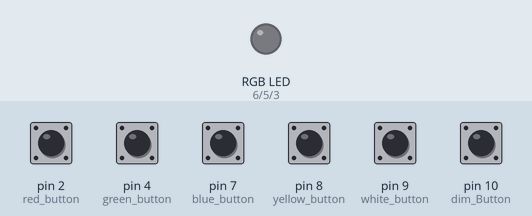
A sketch run on a simulated Arduino Uno, built with avr-gcc and run on an emulated ATmega328P. Shown: an RGB LED mixed from three pins (HIGH = lit). Inputs (shaded band) come from the test bench; at power-on: pin 2 (red_button), pin 4 (green_button), pin 7 (blue_button), pin 8 (yellow_button), pin 9 (white_button), pin 10 (dim_Button) HIGH. Dim RGB values are drawn brighter than linear; what the sketch prints to the serial monitor is not drawn.

Above: at 1.2 s.
1.3 s: pin 2 (red_button) pulled LOW for 0.15 s
At 2.0 s:
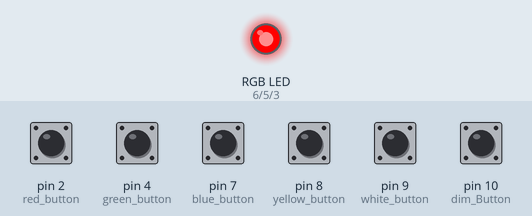
2.9 s: pin 4 (green_button) pulled LOW for 0.15 s
At 3.3 s:
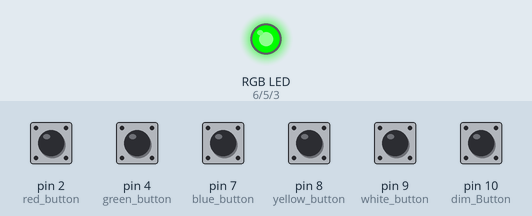
4.5 s: pin 7 (blue_button) pulled LOW for 0.15 s
At 5.7 s:
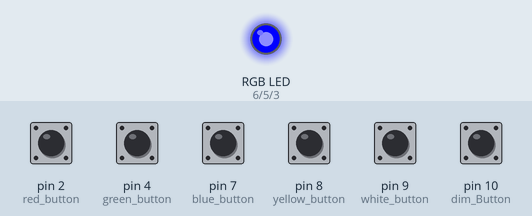
6.1 s: pin 8 (yellow_button) pulled LOW for 0.15 s
At 7.2 s:
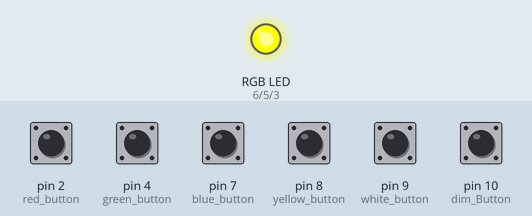
7.7 s: pin 9 (white_button) pulled LOW for 0.15 s
At 8.5 s:
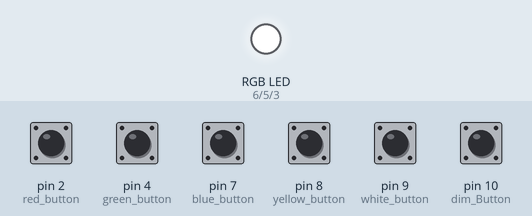
9.3 s: pin 10 (dim_Button) pulled LOW for 0.15 s
At 9.9 s:
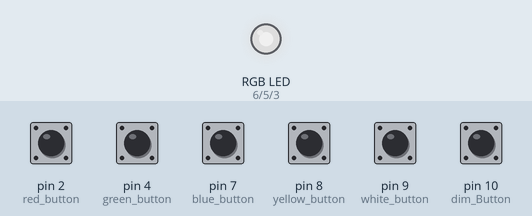
Timing chart, 0 to 11.9 s (numbered marks = the images above; inputs shaded):
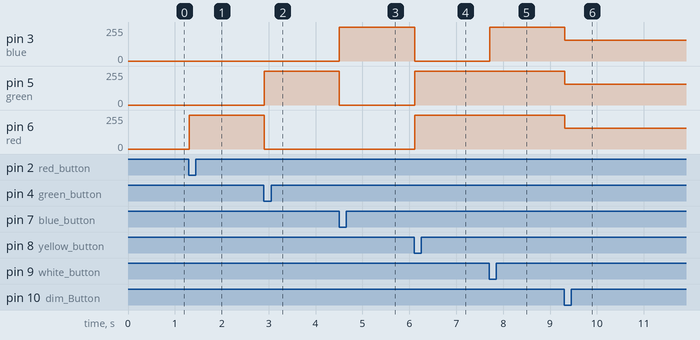

The sketch:

Hogwarts_Express_Sign_Code.ino
```cpp
  int red_button=2;
  int green_button=4;
  int blue_button=7;
  int yellow_button=8;
  int white_button=9;
  int dim_Button=10; // analog input pin to use as a digital input
  int red=6;
  int green=5;
  int blue=3;
  unsigned int value=255;
  unsigned int state=1;
  unsigned int old=1;
  unsigned int buttonPoll=0;
  int color=0;

void setup() {
  // put your setup code here, to run once:

  pinMode(dim_Button, INPUT_PULLUP);
  pinMode(red_button, INPUT_PULLUP);
  pinMode(green_button, INPUT_PULLUP);
  pinMode(blue_button, INPUT_PULLUP);
  pinMode(yellow_button, INPUT_PULLUP);
  pinMode(white_button, INPUT_PULLUP);
  pinMode(red, OUTPUT);
  pinMode(green, OUTPUT);
  pinMode(blue, OUTPUT);
  Serial.begin(9600);     // To begin the serial communication protocol
  }

void loop() {
  if (digitalRead(red_button)==LOW){
  color=1;
  Serial.print("RED");}
  if (digitalRead(green_button)==LOW){
  color=2;
  Serial.print("GREEN");}
  if (digitalRead(blue_button)==LOW){
  color=3;
  Serial.print("BLUE");}
  if (digitalRead(yellow_button)==LOW){
  color=4;
  Serial.print("YELLOW");}
  if (digitalRead(white_button)==LOW){
  color=5;
  Serial.print("WHITE");}

   if(color==1){
    digitalWrite(red, value);
    analogWrite(green, 0);
    analogWrite(blue, 0);}
   if(color==2){
    analogWrite(red, 0);
    analogWrite(green, value);
    analogWrite(blue, 0);}
   if(color==3){
    analogWrite(red, 0);
    analogWrite(green, 0);
    analogWrite(blue, value);}
   if(color==4){
    analogWrite(red, value);
    analogWrite(green, value);
    analogWrite(blue, 0);}
   if(color==5){
    analogWrite(red, value);
    analogWrite(green, value);
    analogWrite(blue, value);}

  buttonPoll=digitalRead(dim_Button);
  if(buttonPoll==1){
    delay(50);
    buttonPoll=digitalRead(dim_Button);
    if(buttonPoll==0){
      state=old+1;}}

  if(state==1){
      value=255;
      old=state;
      Serial.print("high");}
  if(state==2){
      value=155;
      old=state;
      Serial.print("med");}
   if(state==3){
      value=55;
      old=state;
      Serial.print("low");}
   if(state>3){
      value=0;
      old=0;
      Serial.print("off");}


}
```

Measured:
- after the input at 1.3 s, pin 6 (red): 0/255 → 255/255 at once
- after the input at 2.9 s, pin 5 (green): 0/255 → 255/255 at once; pin 6 (red): 255/255 → 0/255 at once
- after the input at 4.5 s, pin 3 (blue): 0/255 → 255/255 at once; pin 5 (green): 255/255 → 0/255 at once
- after the input at 6.1 s, pin 3 (blue): 255/255 → 0/255 at once; pin 5 (green), pin 6 (red): 0/255 → 255/255 at once
- after the input at 7.7 s, pin 3 (blue): 0/255 → 255/255 at once
- after the input at 9.3 s, pin 3 (blue), pin 5 (green), pin 6 (red): 255/255 → 155/255 at once
